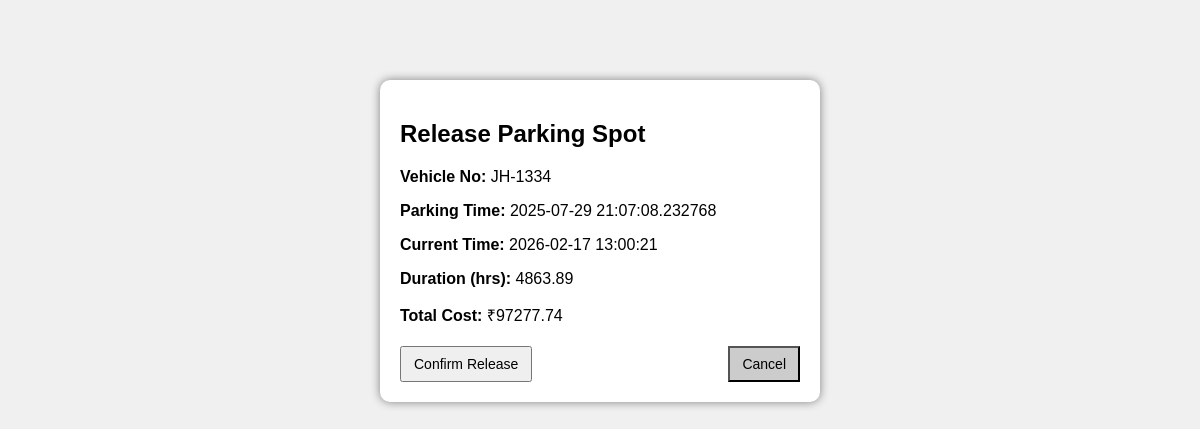
The page /release_parking/1 (signed in) on the database its author committed.
### parking_lot/app.py (models this page shows)
class Booking(db.Model):
    __tablename__ = 'booking'
    id = db.Column(db.Integer, primary_key=True)
    user_id = db.Column(db.Integer, db.ForeignKey('users.id'))
    lot_id = db.Column(db.Integer, db.ForeignKey('parking_lot.id'))
    vehicle_no = db.Column(db.String(20))
    timestamp = db.Column(db.DateTime)  # Start time of parking session
    status = db.Column(db.String(20))  # 'Parked' or 'Released'
    slot_id = db.Column(db.Integer, db.ForeignKey('parking_slot.id'))
    cost = db.Column(db.Float)  # Computed cost for session
    release_time = db.Column(db.DateTime)  # When parking ended
    total_cost = db.Column(db.Float)  # Final payable amount

### parking_lot/app.py (the view, shortened to what this page needs)
@app.route('/release_parking/<int:booking_id>', methods=['GET', 'POST'])
@login_required
def release_parking(booking_id):
    booking = Booking.query.get(booking_id)
    if not booking or booking.status != 'Parked':
        flash("invalid booking or already released.")
        return redirect('/user_dashboard')
    now = datetime.now()
    duration_hours = (now - booking.timestamp).total_seconds() / 3600
    lot = ParkingLot.query.get(booking.lot_id)
    rate_per_hour = lot.price_per_hour if lot else 50
    total_cost = round(duration_hours * rate_per_hour, 2)
    return render_template('release_parking.html', booking=booking, now=now, total_cost=total_cost)

### parking_lot/app.py (called while the page is built)
def login_required(f):
    @wraps(f)
    def decorated(*args, **kwargs):
        if 'user_id' not in session:
            flash("Looks like you've wandered off. Please log in to continue.")
            return redirect('/login')
        return f(*args, **kwargs)
    return decorated

### parking_lot/templates/release_parking.html (shortened to what this page needs)
<!DOCTYPE html>
<html>
<head>
</head>
<body>
    <div class="box">
        <h2>Release Parking Spot</h2>
        <form method="POST">
            <p><strong>Vehicle No:</strong> {{ booking.vehicle_no }}</p>
            <p><strong>Parking Time:</strong> {{ booking.timestamp }}</p>
            <p><strong>Current Time:</strong> {{ now }}</p>
            <p><strong>Duration (hrs):</strong> {{ ((now - booking.timestamp).total_seconds() / 3600) | round(2) }}</p>
            <p><strong>Total Cost:</strong> ₹{{ total_cost }}</p>
            <div class="buttons">
                <button type="submit">Confirm Release</button>
                <a href="/user_dashboard"><button type="button">Cancel</button></a>
            </div>
        </form>
    </div>
</body>
</html>

### parking_lot/templates/release_parking.html (style rules this page uses)
body { font-family: Arial; background-color: #f0f0f0; }
.box { width: 400px; margin: 80px auto; padding: 20px; background: white; border-radius: 10px; box-shadow: 0 0 10px gray; }
.buttons { margin-top: 20px; display: flex; justify-content: space-between; }
.buttons button { padding: 8px 12px; font-size: 14px; }
.buttons a button { background-color: #ccc; }

### rows shown on the page
Booking: vehicle_no "JH-1334", timestamp "2025-07-29 21:07:08.232768", timestamp "4863.89"
